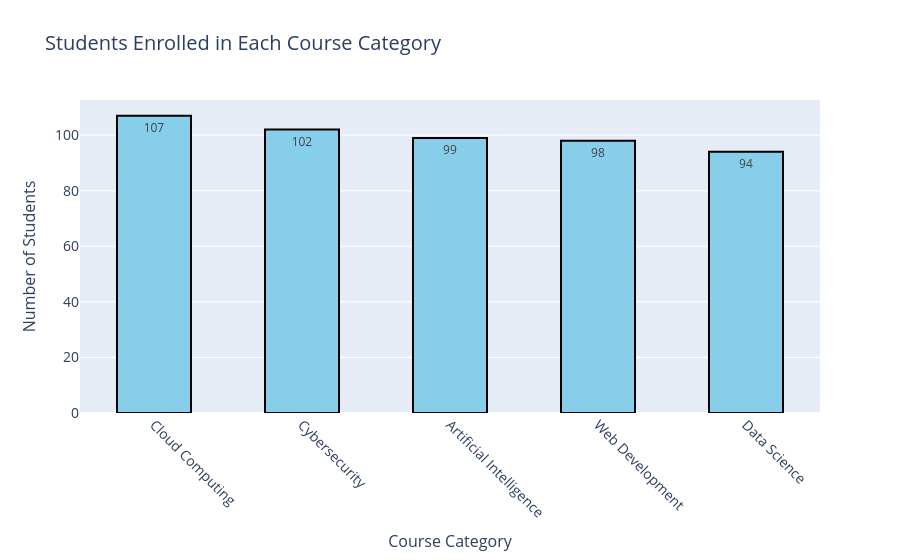

Write notebook code for a chart like this one.
### Code cell
df = pd.read_csv("online_learning_platform_dataset.csv")

category_count = df["Course_Category"].value_counts().reset_index()
category_count.columns = ["Course_Category", "Count"]


fig = px.bar(
    category_count,
    x="Course_Category",
    y="Count",
    title="Students Enrolled in Each Course Category",
    labels={"Course_Category": "Course Category", "Count": "Number of Students"}
)


fig.update_traces(
    width=0.5,
    marker_color="skyblue",
    marker_line_color="black",
    marker_line_width=2,
    text=category_count["Count"]   
)


fig.update_xaxes(
    tickangle=45,
    tickfont=dict(size=14),
    title_font=dict(size=16)
)

fig.update_yaxes(
    tickfont=dict(size=14),
    title_font=dict(size=16)
)


fig.update_layout(
    title_font=dict(size=20)
)

fig.show()

### Figure 1 — Plotly figure (JSON) as saved in the notebook; plotly's stock layout.template omitted (floating-point values rounded to 4 significant figures)
{"data": [{"alignmentgroup": "True", "hovertemplate": "Course Category=%{x}<br>Number of Students=%{y}<extra></extra>", "legendgroup": "", "marker": {"color": "skyblue", "line": {"color": "black", "width": 2}, "pattern": {"shape": ""}}, "name": "", "offsetgroup": "", "orientation": "v", "showlegend": false, "text": [107, 102, 99, 98, 94], "textposition": "auto", "type": "bar", "width": 0.5, "x": ["Cloud Computing", "Cybersecurity", "Artificial Intelligence", "Web Development", "Data Science"], "xaxis": "x", "y": [107, 102, 99, 98, 94], "yaxis": "y"}], "layout": {"barmode": "relative", "legend": {"tracegroupgap": 0}, "title": {"font": {"size": 20}, "text": "Students Enrolled in Each Course Category"}, "xaxis": {"anchor": "y", "domain": [0, 1], "tickangle": 45, "tickfont": {"size": 14}, "title": {"font": {"size": 16}, "text": "Course Category"}}, "yaxis": {"anchor": "x", "domain": [0, 1], "tickfont": {"size": 14}, "title": {"font": {"size": 16}, "text": "Number of Students"}}}}
